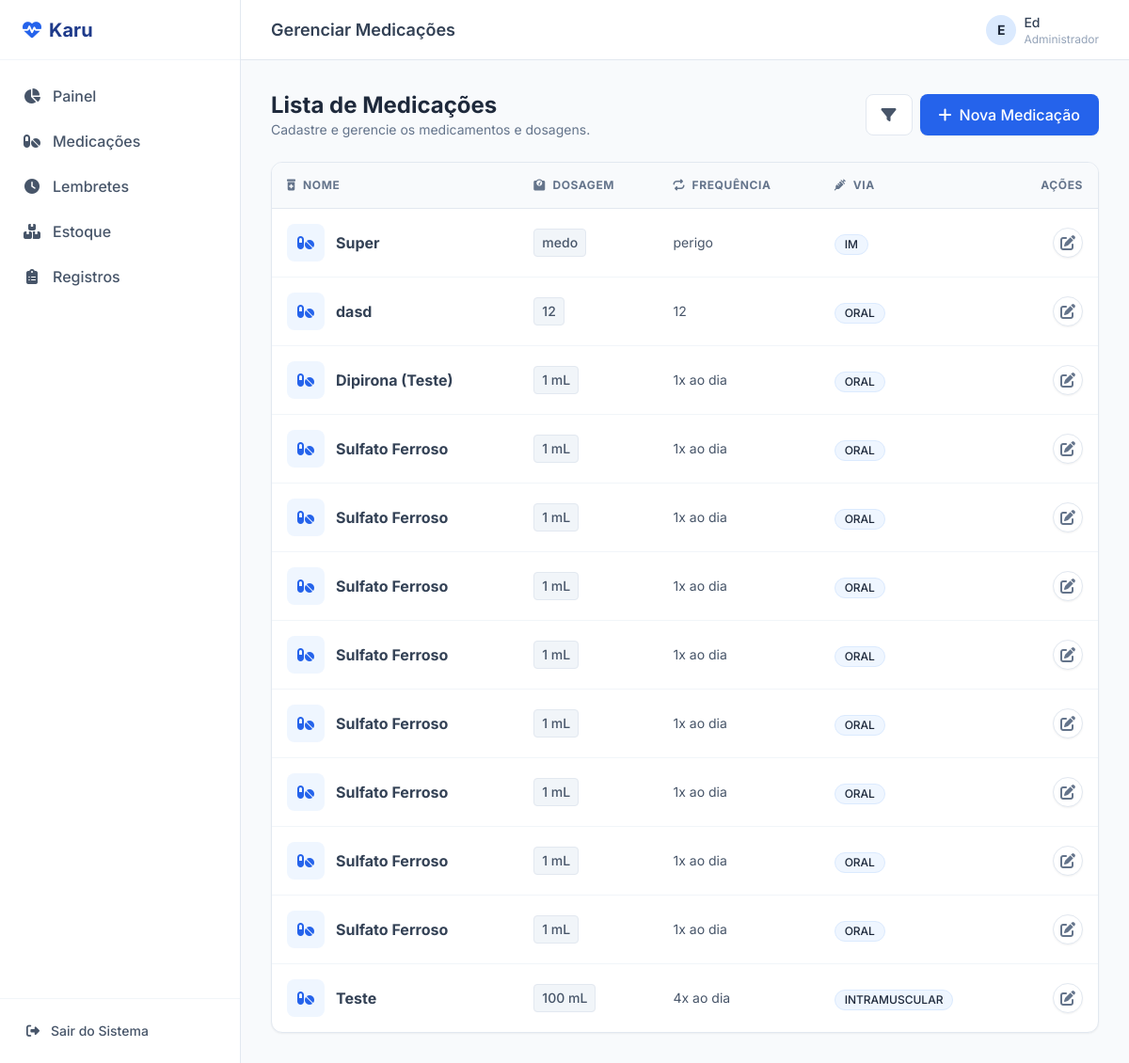
The app's page /medicacoes/ (signed in) with its own data.
### medicacoes/models.py (models this page shows, shortened)
class Medicacao(models.Model):
    VIA_ADMINISTRACAO = [
        ("ORAL", "Oral"),
        ("IM", "Intramuscular"),
    ]
    nome = models.CharField(max_length=150)
    dosagem = models.CharField(max_length=100)
    frequencia = models.CharField(max_length=100)
    via = models.CharField(max_length=10, choices=VIA_ADMINISTRACAO)
    duracao_dias = models.IntegerField()
    data_inicio = models.DateField(default=timezone.now)
    cuidados_especiais = models.TextField(blank=True)
    bebe_id = models.CharField(max_length=50)

### medicacoes/views.py (the view)
# urls.py: path('medicacoes/', views.listar_medicacoes, name='listar_medicacoes'),
@login_required
def listar_medicacoes(request):
    medicacoes = Medicacao.objects.all().order_by('-data_inicio')
    return render(request, "medicacoes/listar.html", {'medicacoes': medicacoes})

### medicacoes/templates/medicacoes/listar.html (shortened to what this page needs)
{% extends "base.html" %}
{% block header_title %}Gerenciar Medicações{% endblock %}
{% block content %}
<div class="flex flex-col md:flex-row md:items-center md:justify-between gap-4 mb-6">
    <div>
        <h1 class="text-2xl font-bold text-slate-800">Lista de Medicações</h1>
        <p class="text-slate-500 text-sm">Cadastre e gerencie os medicamentos e dosagens.</p>
    </div>
    <div class="flex gap-2">
        <button class="px-4 py-2 bg-white border border-slate-200 text-slate-600 rounded-lg hover:bg-slate-50 hover:text-brand-600 transition-colors">
            <i class="fa-solid fa-filter"></i>
        </button>
        <a href="{% url 'criar_medicacao' %}" class="inline-flex items-center gap-2 bg-brand-600 text-white px-5 py-2.5 rounded-lg font-medium hover:bg-brand-700 transition-colors shadow-sm shadow-brand-200">
            <i class="fa-solid fa-plus"></i>
            <span>Nova Medicação</span>
        </a>
    </div>
</div>
<div class="bg-white border border-slate-200 rounded-xl shadow-sm overflow-hidden">
    <div class="overflow-x-auto">
        <table class="w-full text-left border-collapse">
            <thead>
                <tr class="bg-slate-50 border-b border-slate-200 text-xs uppercase font-semibold text-slate-500 tracking-wider">
                    <th class="p-4">
                        <i class="fa-solid fa-prescription-bottle-medical mr-1"></i> Nome
                    </th>
                    <th class="p-4">
                        <i class="fa-solid fa-weight-scale mr-1"></i> Dosagem
                    </th>
                    <th class="p-4">
                        <i class="fa-solid fa-repeat mr-1"></i> Frequência
                    </th>
                    <th class="p-4">
                        <i class="fa-solid fa-syringe mr-1"></i> Via
                    </th>
                    <th class="p-4 text-right">Ações</th>
                </tr>
            </thead>
            <tbody class="divide-y divide-slate-100">
                {% for m in medicacoes %}
                <tr class="hover:bg-slate-50 transition-colors group">
                    <td class="p-4">
                        <div class="flex items-center gap-3">
                            <div class="w-10 h-10 bg-blue-50 text-blue-600 rounded-lg flex items-center justify-center flex-shrink-0">
                                <i class="fa-solid fa-pills"></i>
                            </div>
                            <span class="font-bold text-slate-700">{{ m.nome }}</span>
                        </div>
                    </td>
                    <td class="p-4">
                        <span class="inline-block bg-slate-100 text-slate-600 px-2 py-1 rounded text-sm font-medium border border-slate-200">
                            {{ m.dosagem }}
                        </span>
                    </td>
                    <td class="p-4 text-slate-600 text-sm">
                        {{ m.frequencia }}
                    </td>
                    <td class="p-4">
                        <span class="inline-flex items-center gap-1 px-2.5 py-0.5 rounded-full text-xs font-medium bg-brand-50 text-brand-700 border border-brand-100">
                            {{ m.via }}
                        </span>
                    </td>
                    <td class="p-4 text-right">
                        <a href="{% url 'editar_medicacao' m.id %}" class="inline-flex items-center justify-center w-8 h-8 rounded-full bg-white border border-slate-200 text-slate-500 hover:bg-brand-50 hover:text-brand-600 hover:border-brand-200 transition-all shadow-sm" title="Editar">
                            <i class="fa-solid fa-pen-to-square"></i>
                        </a>
                    </td>
                </tr>
                {% endfor %}
            </tbody>
        </table>
    </div>
</div>
{% endblock %}

### medicacoes/templates/base.html (shortened to what this page needs)
{% load static %}
<!DOCTYPE html>
<html lang="pt-br">
<head>
    <script src="https://cdn.tailwindcss.com"></script>
    <link rel="stylesheet" href="https://cdnjs.cloudflare.com/ajax/libs/font-awesome/6.4.0/css/all.min.css">
</head>
<body class="bg-slate-50 font-sans text-slate-800 antialiased">
    <div class="min-h-screen flex flex-col md:flex-row">
        <aside class="w-full md:w-64 bg-white border-r border-slate-200 flex-shrink-0 hidden md:flex flex-col">
            <div class="h-16 flex items-center px-6 border-b border-slate-100">
                <a href="/" class="flex items-center gap-2 text-brand-900 font-bold text-xl">
                    <i class="fa-solid fa-heart-pulse text-brand-600"></i>
                    <span>Karu</span>
                </a>
            </div>
            <nav class="flex-1 overflow-y-auto py-4">
                <ul class="space-y-1 px-3">
                    <li>
                        <a href="/" class="flex items-center gap-3 px-3 py-2.5 text-slate-600 hover:bg-brand-50 hover:text-brand-900 rounded-lg font-medium transition-colors">
                            <i class="fa-solid fa-chart-pie w-5 text-center"></i>
                            <span>Painel</span>
                        </a>
                    </li>
                    <li>
                        <a href="{% url 'listar_medicacoes' %}" class="flex items-center gap-3 px-3 py-2.5 text-slate-600 hover:bg-brand-50 hover:text-brand-900 rounded-lg font-medium transition-colors">
                            <i class="fa-solid fa-pills w-5 text-center"></i>
                            <span>Medicações</span>
                        </a>
                    </li>
                    <li>
                        <a href="{% url 'listar_lembretes' %}" class="flex items-center gap-3 px-3 py-2.5 text-slate-600 hover:bg-brand-50 hover:text-brand-900 rounded-lg font-medium transition-colors">
                            <i class="fa-solid fa-clock w-5 text-center"></i>
                            <span>Lembretes</span>
                        </a>
                    </li>
                    <li>
                        <a href="{% url 'listar_estoque' %}" class="flex items-center gap-3 px-3 py-2.5 text-slate-600 hover:bg-brand-50 hover:text-brand-900 rounded-lg font-medium transition-colors">
                            <i class="fa-solid fa-boxes-stacked w-5 text-center"></i>
                            <span>Estoque</span>
                        </a>
                    </li>
                    <li>
                        <a href="{% url 'listar_registros' %}" class="flex items-center gap-3 px-3 py-2.5 text-slate-600 hover:bg-brand-50 hover:text-brand-900 rounded-lg font-medium transition-colors">
                            <i class="fa-solid fa-clipboard-list w-5 text-center"></i>
                            <span>Registros</span>
                        </a>
                    </li>
                </ul>
            </nav>
            <div class="p-4 border-t border-slate-100">
                <form action="{% url 'logout' %}" method="post">
                    <button type="submit" class="flex items-center gap-3 px-3 py-2 w-full text-slate-600 hover:text-red-600 hover:bg-red-50 rounded-lg transition-colors text-sm font-medium">
                        <i class="fa-solid fa-sign-out-alt"></i>
                        <span>Sair do Sistema</span>
                    </button>
                </form>
            </div>
        </aside>
        <div class="flex-1 flex flex-col h-screen overflow-hidden">
            <header class="hidden md:flex bg-white h-16 border-b border-slate-200 items-center justify-between px-8 flex-shrink-0">
                <h2 class="text-lg font-semibold text-slate-700">
                    {% block header_title %}Visão Geral{% endblock %}
                </h2>
                <div class="flex items-center gap-4">
                    <div class="flex items-center gap-2">
                        <div class="w-8 h-8 bg-brand-100 text-brand-700 rounded-full flex items-center justify-center font-bold text-sm uppercase">
                            {{ user.username|slice:":1" }}
                        </div>
                        <div class="flex flex-col">
                            <span class="text-sm font-medium text-slate-700">{{ user.username }}</span>
                            <span class="text-xs text-slate-400">
                                {% if user.is_superuser %}Administrador{% else %}Cuidador{% endif %}
                            </span>
                        </div>
                    </div>
                </div>
            </header>
            <main class="flex-1 overflow-x-hidden overflow-y-auto bg-slate-50 p-6 md:p-8">
                {% block content %}
                {% endblock %}
            </main>
        </div>
    </div>
</body>
</html>

### records on screen
Medicacao: nome "Super", dosagem "medo", frequencia "perigo", via "IM"
Medicacao: nome "dasd", dosagem "12", frequencia "12", via "ORAL"
Medicacao: nome "Dipirona (Teste)", dosagem "1 mL", frequencia "1x ao dia", via "ORAL"
Medicacao: nome "Sulfato Ferroso", dosagem "1 mL", frequencia "1x ao dia", via "ORAL"
Medicacao: nome "Sulfato Ferroso", dosagem "1 mL", frequencia "1x ao dia", via "ORAL"
Medicacao: nome "Sulfato Ferroso", dosagem "1 mL", frequencia "1x ao dia", via "ORAL"
Medicacao: nome "Sulfato Ferroso", dosagem "1 mL", frequencia "1x ao dia", via "ORAL"
Medicacao: nome "Sulfato Ferroso", dosagem "1 mL", frequencia "1x ao dia", via "ORAL"
Medicacao: nome "Sulfato Ferroso", dosagem "1 mL", frequencia "1x ao dia", via "ORAL"
Medicacao: nome "Sulfato Ferroso", dosagem "1 mL", frequencia "1x ao dia", via "ORAL"
Medicacao: nome "Sulfato Ferroso", dosagem "1 mL", frequencia "1x ao dia", via "ORAL"
Medicacao: nome "Teste", dosagem "100 mL", frequencia "4x ao dia", via "INTRAMUSCULAR"

### other values on screen
{{ user.username|slice:":1" }} "E"
{{ user.username }} "Ed"
